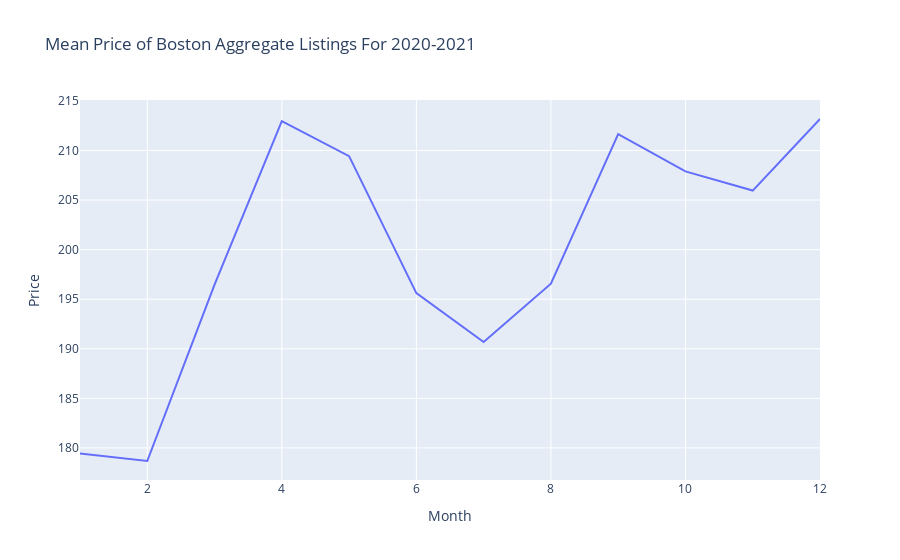

The code cell stored with this chart in its notebook:
### Code cell
traces = []
traces.append(Scatter({
         'x' : boston_each_month['month'],
         'y' : boston_each_month['price_int'],
         'name' : 'Average Price For That Month',
         'mode' : 'lines'}))
layout = {'title' : 'Mean Price of Boston Aggregate Listings For 2020-2021',
         'xaxis' : {'title' : 'Month'},
         'yaxis' : {'title' : 'Price'}}
fig = Figure(data = traces, layout = layout)
pyo.iplot(fig)

### Figure 1 — Plotly figure (JSON) as saved in the notebook; plotly's stock layout.template omitted (floating-point values rounded to 4 significant figures)
{"data": [{"mode": "lines", "name": "Average Price For That Month", "type": "scatter", "x": [1, 2, 3, 4, 5, 6, 7, 8, 9, 10, 11, 12], "y": [179.4, 178.7, 196.5, 213.0, 209.4, 195.6, 190.7, 196.6, 211.7, 207.9, 206.0, 213.2]}], "layout": {"title": {"text": "Mean Price of Boston Aggregate Listings For 2020-2021"}, "xaxis": {"title": {"text": "Month"}}, "yaxis": {"title": {"text": "Price"}}}}
